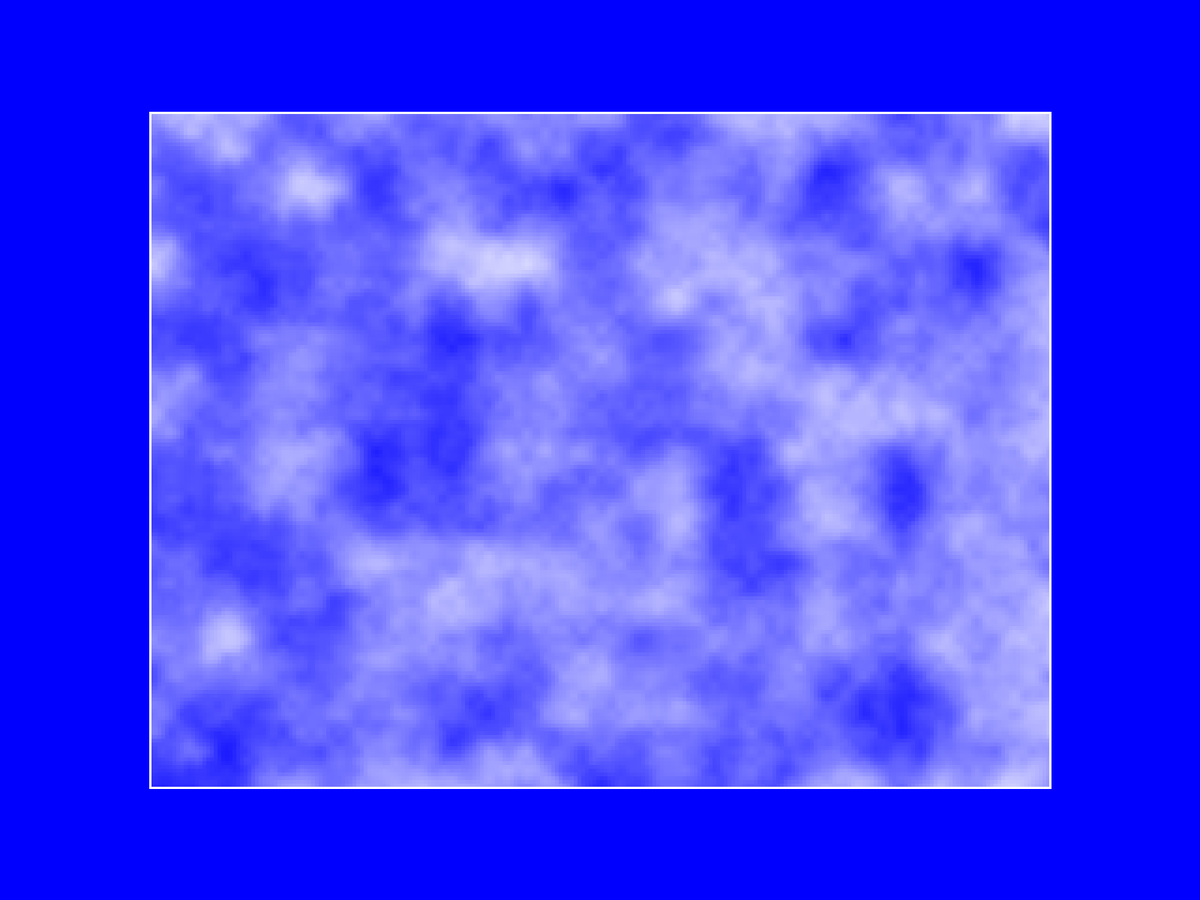
Frame 1 (no input)
Frame 60 (the mouse pressed at the canvas centre just before this capture): identical to frame 1, image omitted
Frame 120 (the mouse held since frame 60 and released just before this capture): identical to frame 1, image omitted

The Processing sketch that drew this single still picture (run headless with seeded random() and noise(); from frame 60 on, the mouse is pressed at the canvas centre):

// Processing sketch: MSIp1_03_PerlinNoise_2D
// ── MSIp1_03_PerlinNoise_2D.pde
float[][] function;
int res = 5;
int xres, yres; 
float xoff, yoff;

void setup() {
  fullScreen();
  background(0, 0, 255);
  smooth();
  xres = 3*(width/4)/res;
  yres = 3*(height/4)/res;
  loadFunction();
}

void loadFunction() {
  function = new float[xres][yres];
  yoff=0;
  for (int i=0; i<function.length; i++) {
    xoff=0;
    for (int j=0; j<function[i].length; j++) {
      function[i][j] = noise(xoff, yoff);
      xoff+=0.05;
    }
    yoff+=0.05;
  }
}

void draw() {
  background(0, 0, 255);
  displayFunction();
}

void displayFunction() {
  float posX = width/2-(xres*res/2);
  float posY = height/2-(yres*res/2);
  noStroke();
  beginShape();
  for (int i=0; i<function.length; i++) {
    for (int j=0; j<function[i].length; j++) {
      float val = map(function[i][j], 0, 1, 0, 255);
      fill(255, val);
      rect(posX+i*res, posY+j*res, res, res);
    }
  }
  noFill();
  stroke(255);
  strokeWeight(3);
  rect(posX,posY,xres*res,yres*res);
  endShape();
}
